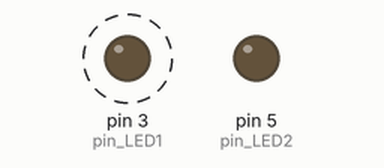
This sketch was run on a simulated Arduino Uno, built with avr-gcc and run on an emulated ATmega328P. On the bench: output pins drawn as LEDs (lit = HIGH). Dashed ring = blinking.

Above: at 0.2 s.
Timing chart, 0 to 3.0 s (numbered marks = the images above):
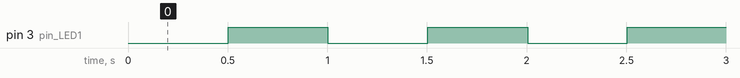

Measured:
- by itself, pin 3 (pin_LED1): alternates HIGH for 0.50 s and LOW for 0.50 s

The sketch:

app.ino
```cpp
int pin_LED1 = 3;
int pin_LED2 = 5;

boolean LED_state1 = false;
boolean LED_state2 = false;

void setup(){
    pinMode(pin_LED1, OUTPUT);
    pinMode(pin_LED2, OUTPUT);

    digitalWrite(pin_LED1, LOW);
    digitalWrite(pin_LED2, LOW);
}

void loop(){
   blink_led1(pin_LED1, &LED_state1,500);
   blink_led1(pin_LED2, &LED_state2,1000);
}

void blink_led1(int pin, boolean *state, int interval){
    static unsigned long time_previous = 0;
    const int INTERVAL = interval;
    unsigned long time_current = millis();

    if(time_current - time_previous > INTERVAL){
        time_previous = time_current;
        *state =! *state;
        digitalWrite(pin, *state);
    }
}
```
